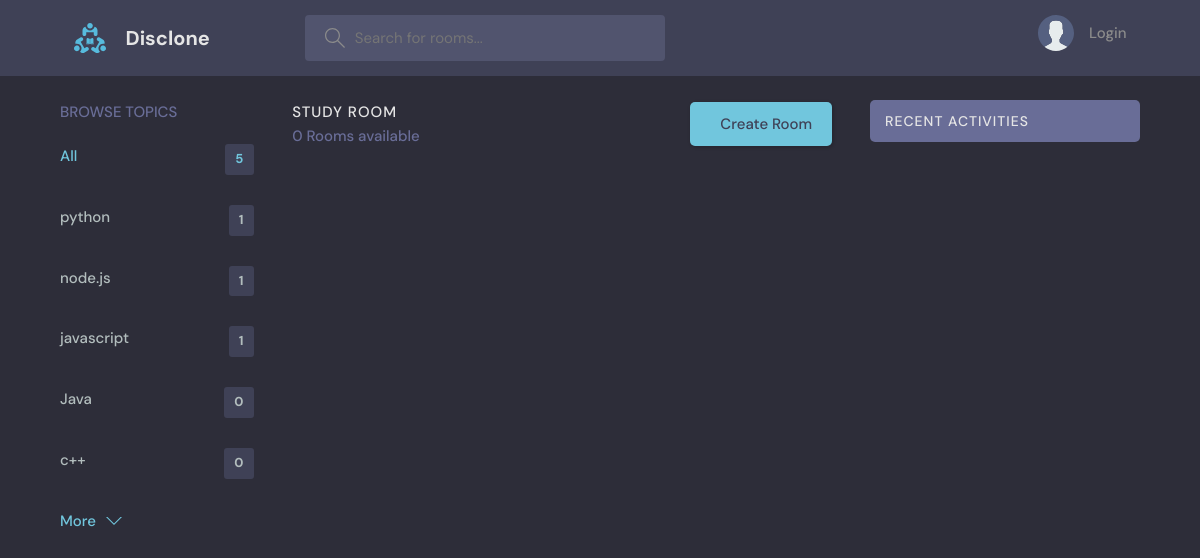
The page /?q=API on the database as committed earlier.
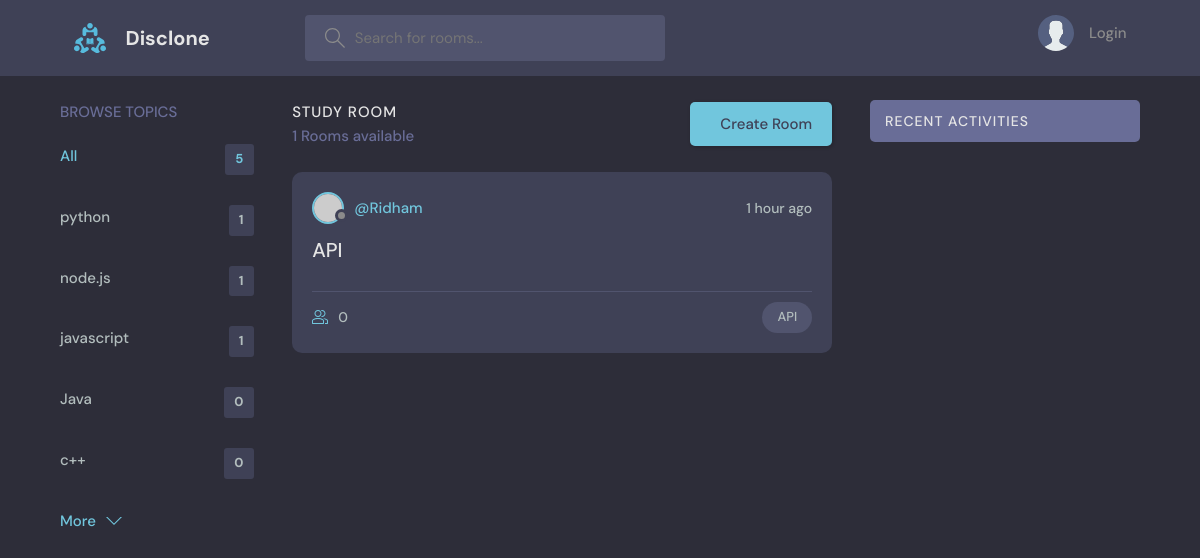
The same page on the database as committed later.
### base/models.py (models this page shows, shortened)
class Topic(models.Model):
    name = models.CharField(max_length=200)

class Room(models.Model):
    host = models.ForeignKey(User,on_delete=models.SET_NULL,null=True)
    topic = models.ForeignKey(Topic,on_delete=models.SET_NULL,null=True)
    name = models.CharField(max_length=200)
    description = models.TextField(null=True,blank=True)
    participants = models.ManyToManyField(User,related_name='participants',blank=True)
    updated = models.DateTimeField(auto_now=True)
    created = models.DateTimeField(auto_now_add=True)
    class Meta:
        ordering = ['-updated','-created']

### base/views.py (the view)
# urls.py: path('',views.home,name='home'),
def home(request):
    q = request.GET.get('q') if request.GET.get('q') != None else ''
    rooms = Room.objects.filter(Q(topic__name__icontains = q) |
                                Q(name__icontains = q) |
                                Q(description__icontains = q))
    topics = Topic.objects.all()[0:5]
    room_count = rooms.count()
    room_messages = Message.objects.filter(Q(room__topic__name__icontains=q))
    context = {'rooms' : rooms , 'topics' : topics , 'room_count' : room_count , 'room_messages':room_messages}
    return render(request,'base/home.html',context)

### base/templates/base/home.html (shortened to what this page needs)
{% extends 'main.html' %}
{% block content %}
   <main class="layout layout--3">
      <div class="container">
        {% include 'base/topics_component.html' %}
        <div class="roomList">
          <div class="roomList__header">
            <div>
              <h2>Study Room</h2>
              <p>{{ room_count }} Rooms available</p>
            </div>
            <a class="btn btn--main" href="{% url 'create-room'  %}"
              <svg version="1.1" xmlns="http://www.w3.org/2000/svg" width="32" height="32" viewBox="0 0 32 32">
              Create Room
            </a>
          </div>
          {% include 'base/feed_component.html' %}
        </div>
        {% include 'base/activity_component.html' %}
      </div>
    </main>
{% endblock %}

### base/templates/base/topics_component.html
<div class="topics">
    <div class="topics__header">
      <h2>Browse Topics</h2>
    </div>
    <ul class="topics__list">
      <li>
        <a href="{% url 'home' %}" class="active">All <span>{{ topics.count }}</span></a>
      </li>
      {% for topic in topics %}
      <li>
        <a href="{% url 'home'%}?q={{topic.name}}">{{ topic.name }}<span>{{ topic.room_set.all.count }}</span></a>
      </li>
      {% endfor %}
    </ul>
    <a class="btn btn--link" href="{% url 'topics' %}">
      More
      <svg version="1.1" xmlns="http://www.w3.org/2000/svg" width="32" height="32" viewBox="0 0 32 32">
        <title>chevron-down</title>
        <path d="M16 21l-13-13h-3l16 16 16-16h-3l-13 13z"></path>
      </svg>
    </a>
  </div>

### base/templates/base/feed_component.html (shortened to what this page needs)
{% for room in rooms %}
<div class="roomListRoom">
    <div class="roomListRoom__header">
      <a href="{% url 'user-profile' room.host.id %}" class="roomListRoom__author">
        <div class="avatar avatar--small">
          <img src="https://randomuser.me/api/portraits/women/11.jpg" />
        </div>
        <span>@{{ room.host.username }}</span>
      </a>
      <div class="roomListRoom__actions">
        <span>{{ room.created|timesince }} ago</span>
      </div>
    </div>
    <div class="roomListRoom__content">
      <a href="{% url 'room' room.id %}">{{room.name}}</a>
    </div>
    <div class="roomListRoom__meta">
      <a href="{% url 'room' room.id %}" class="roomListRoom__joined">
        {{ room.participants.all.count }}
      </a>
      <p class="roomListRoom__topic">{{ room.topic.name }}</p>
    </div>
</div>
{% endfor %}

Rows that differ between the two databases and show on the page:
added Room: host.username "Ridham", created "1 hour", name "API", participants.all.count "0", topic.name "API"
Other text that changed with them:
{{ room_count }}: "0" → "1"
